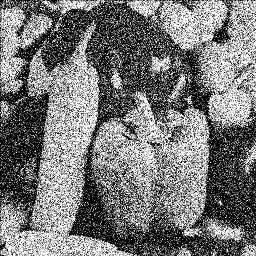
#> input picture 5.jpg, 256 x 256 px
$ python 6b.py
#> lines starting #> are read from the running program, lines starting #| are printed output that depends on the picture
import cv2
import numpy as np
from matplotlib import pyplot as plt

#code e hamvar saz

img = cv2.imread('5.jpg')
#> img is the input picture: shape (256, 256, 3); min 0, max 255, mean 119.9
median = cv2.medianBlur(img,3)
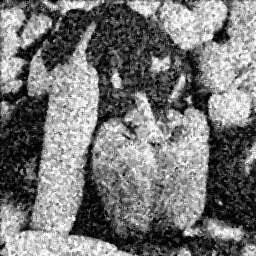
#> median: shape (256, 256, 3); min 0, max 255, mean 118.1
plt.subplot(121), plt.imshow(img), plt.title('asli')
plt.xticks([]), plt.yticks([])
plt.subplot(122), plt.imshow(median), plt.title('hamvar')
plt.xticks([]), plt.yticks([])
plt.show()
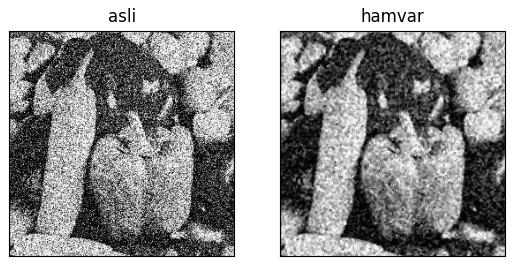
#> figure drawn by matplotlib, 2 panels

img = cv2.imread('6.jpg')
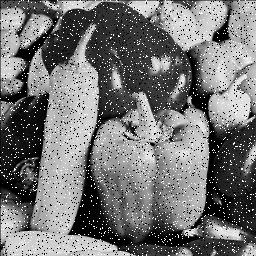
#> input picture 6.jpg, 256 x 256 px
#> img is the input picture: shape (256, 256, 3); min 0, max 255, mean 117
median2 = cv2.medianBlur(img,3)
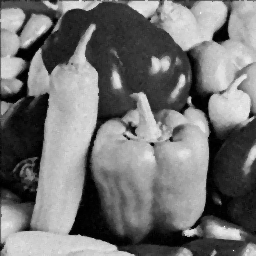
#> median2: shape (256, 256, 3); min 0, max 248, mean 115.7
plt.subplot(121), plt.imshow(img), plt.title('asli')
plt.xticks([]), plt.yticks([])
plt.subplot(122), plt.imshow(median2), plt.title('hamvar')
plt.xticks([]), plt.yticks([])
plt.show()
